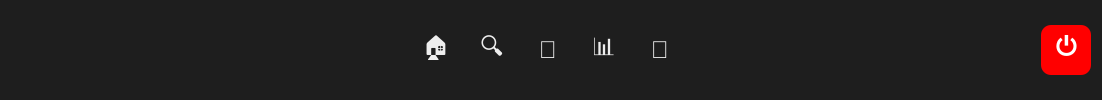
     <widget class="QFrame" name="bottomNav">
      <property name="minimumSize">
       <size>
        <width>0</width>
        <height>80</height>
       </size>
      </property>
      <property name="styleSheet">
       <string notr="true">
        QFrame { background-color: #1e1e1e; }
        QPushButton { 
            background: none; 
            color: #eee; 
            font-size: 24px; 
            border-radius: 10px; 
            min-width:50px; min-height:50px; max-width:50px; max-height:50px;
        }
        QPushButton:checked { background-color: #3a3a3a; }
        QPushButton:hover { background-color: #2c2c2c; }
       </string>
      </property>
      <layout class="QHBoxLayout">
       <item>
        <spacer name="leftSpacer">
         <property name="orientation">
          <enum>Qt::Horizontal</enum>
         </property>
         <property name="sizeType">
          <enum>QSizePolicy::Fixed</enum>
         </property>
         <property name="sizeHint" stdset="0">
          <size>
           <width>400</width>
           <height>20</height>
          </size>
         </property>
        </spacer>
       </item>
       <item>
        <widget class="QPushButton" name="homeBtn">
         <property name="text">
          <string>🏠</string>
         </property>
         <property name="checkable">
          <bool>true</bool>
         </property>
        </widget>
       </item>
       <item>
        <widget class="QPushButton" name="searchNavBtn">
         <property name="text">
          <string>🔍</string>
         </property>
         <property name="checkable">
          <bool>true</bool>
         </property>
        </widget>
       </item>
       <item>
        <widget class="QPushButton" name="libraryBtn">
         <property name="text">
          <string>🎵</string>
         </property>
         <property name="checkable">
          <bool>true</bool>
         </property>
        </widget>
       </item>
       <item>
        <widget class="QPushButton" name="analyticsBtn">
         <property name="text">
          <string>📊</string>
         </property>
         <property name="checkable">
          <bool>true</bool>
         </property>
        </widget>
       </item>
       <item>
        <widget class="QPushButton" name="profileBtn">
         <property name="text">
          <string>👤</string>
         </property>
         <property name="checkable">
          <bool>true</bool>
         </property>
        </widget>
       </item>
       <item>
        <spacer name="middleSpacer">
         <property name="orientation">
          <enum>Qt::Horizontal</enum>
         </property>
         <property name="sizeType">
          <enum>QSizePolicy::Fixed</enum>
         </property>
         <property name="sizeHint" stdset="0">
          <size>
           <width>350</width>
           <height>20</height>
          </size>
         </property>
        </spacer>
       </item>
       <item>
        <widget class="QPushButton" name="logoutBtn">
         <property name="styleSheet">
          <string notr="true">background:red; color:white; font-weight:bold; border-radius:10px;</string>
         </property>
         <property name="text">
          <string>⏻</string>
         </property>
        </widget>
       </item>
      </layout>
     </widget>
